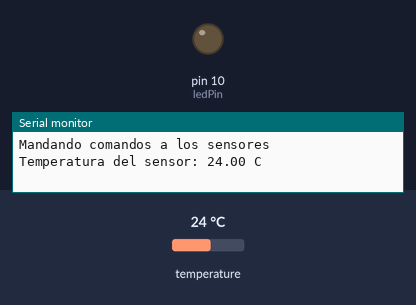
A sketch run on a simulated Arduino Uno, built with avr-gcc and run on an emulated ATmega328P. Shown: output pins drawn as LEDs (lit = HIGH), the last lines printed to the serial monitor. The test bench sets the inputs (shaded band); at power-on: temperature 24 °C.

Above: at 2.2 s.
2.3 s: temperature set to 27.7 °C
4.8 s: temperature set to 28.7 °C
At 6.2 s:
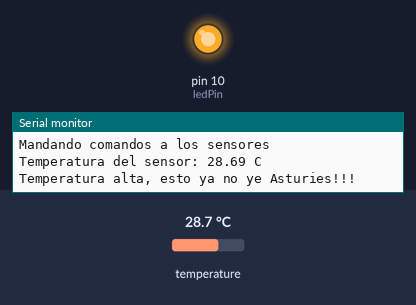
8.5 s: temperature set to 12 °C
At 10.0 s:
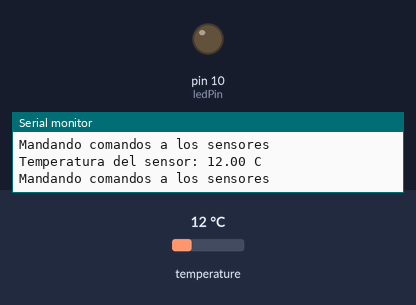
11.0 s: temperature set to 33 °C
At 13.8 s:
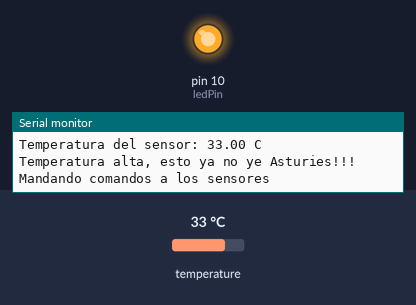
Timing chart, 0 to 14.8 s (numbered marks = the images above; inputs shaded):
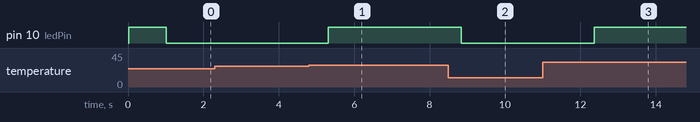

The sketch:

15_Sensor_Temperatura_18B20.ino
```cpp
/*  Sketch 15: Sensor Temperatura DS18B20
 *  Curso Intensivo de Arduino (2019)
 *  Impartido por MakeProjects (www.makeprojects.es)
 *  Sketch que lee la temperatura a traves del sensor DS18B20
 *  Nota: El DS18B20 puede medir temperaturas entre -55ºC y 125ºC.
 *----------------------------------------------------------------
 *  Librerias:
 *    OneWire by Jim Stud (y +) Version 2.3.5
 *    DallasTemperature by Miles Burton (y +) Version 3.8.0
 *----------------------------------------------------------------
 *  Conexiones:
 *    DS18D20:
 *        VCC                5V
 *        DI                 D9 + PULLUP (4.7K)
 *        GND                GND
 *    LED:
 *        Patilla larga (+)  D10 + RESISTENCIA (0.220K)
 *        Patilla corta (-)  GND
 *----------------------------------------------------------------
 */

#include <OneWire.h>
#include <DallasTemperature.h>

//Declaramos una variable de tipo entero donde almacenaremos el valor del pin donde conectamos el sensor
int pinSensor = 9;
//Declaramos una variable de tipo entero donde almacenaremos el valor del pin donde conectamos el led
int ledPin = 10;
//Declaramos una variable de tipo float donde almacenaremos el valor leido por el sensor
float temperatura = 0;

//Declaramos un objeto onewire para la comunicacion arduino-sensor (necesario para dallas temperature)
OneWire gestionComunicacion(pinSensor);
//Declaramos un objeto dallas temperature (sensor) para manejar el sensor
DallasTemperature sensor(&gestionComunicacion);

void setup() {
    //Iniciamos la comunicación por el puerto serie
    Serial.begin(9600);
    //Iniciamos el sensor (inicia internamente el modo del pin)
    sensor.begin();
    //Configuramos el pin del led como salida
    pinMode(ledPin, OUTPUT);
    //Encendemos el led
    digitalWrite(ledPin, HIGH);
    //Detenemos la ejecucion del programa durante 1 segundo
    delay(1000);
    //Apagamos el led
    digitalWrite(ledPin, LOW);
}

void loop() {
    //Mostramos por el puerto serie un mensaje
    Serial.println("Mandando comandos a los sensores");
    //Pedimos la temperatura al sensor
    sensor.requestTemperatures();
    // Leemos y mostramos por puerto serie los datos del sensor
    Serial.print("Temperatura del sensor: ");
    temperatura = sensor.getTempCByIndex(0);
    Serial.print(temperatura);
    Serial.println(" C");
    //Añadimos mas mensajes por pantalla según sea de alta la temperatura
    if(temperatura > 28.0) { //Si la temperatura es mayor de 28 grados ...
      Serial.println("Temperatura alta, esto ya no ye Asturies!!!");
      digitalWrite(ledPin, HIGH);
    }
    else { //Si la temperatura es menor de 28 grados ...
      digitalWrite(ledPin, LOW);
    }
    //Detenemos la ejecudion del programa 1 segundo
    delay(1000);
}
```

Measured:
- the behaviour switches between 28 and 28.1 °C on temperature (found by bisection; images 0 and 1)
- after the input at 4.8 s, pin 10 (ledPin): LOW → HIGH after 0.51 s
- after the input at 8.5 s, pin 10 (ledPin): HIGH → LOW after 0.34 s
- after the input at 11.0 s, pin 10 (ledPin): LOW → HIGH after 1.4 s
